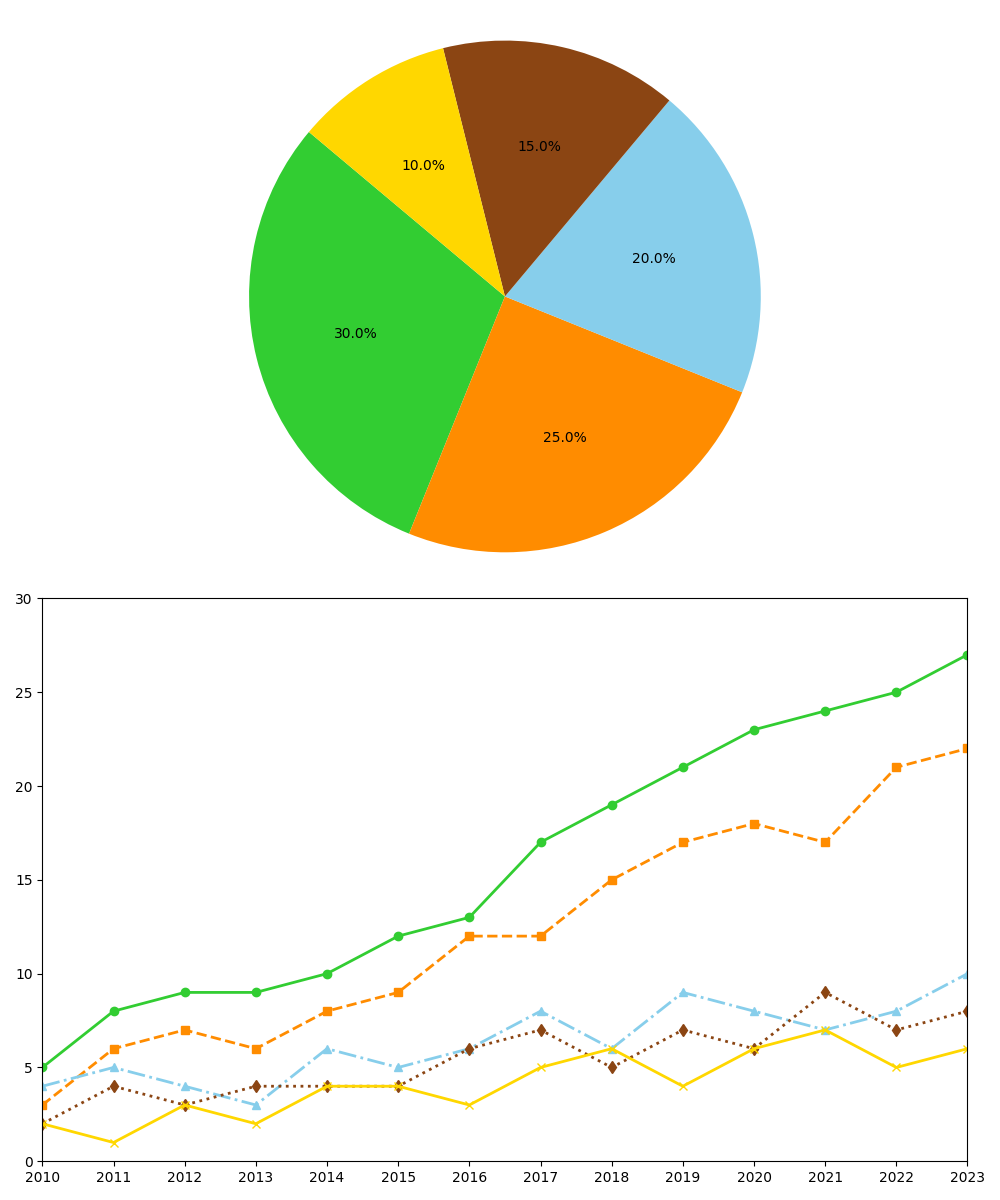

Generate this figure with Python:
import matplotlib.pyplot as plt
import numpy as np

years = np.arange(2010, 2024)
solar_growth = [5, 8, 9, 9, 10, 12, 13, 17, 19, 21, 23, 24, 25, 27]
wind_growth = [3, 6, 7, 6, 8, 9, 12, 12, 15, 17, 18, 17, 21, 22]
hydro_growth = [4, 5, 4, 3, 6, 5, 6, 8, 6, 9, 8, 7, 8, 10]
geo_growth = [2, 4, 3, 4, 4, 4, 6, 7, 5, 7, 6, 9, 7, 8]
bio_growth = [2, 1, 3, 2, 4, 4, 3, 5, 6, 4, 6, 7, 5, 6]

colors = ['#32CD32', '#FF8C00', '#87CEEB', '#8B4513', '#FFD700']

fig, (ax1, ax2) = plt.subplots(2, 1, figsize=(10, 12))

ax1.pie(
    [30, 25, 20, 15, 10],
    colors=colors,
    autopct='%1.1f%%',
    startangle=140
)
ax1.axis('equal')

ax2.plot(years, solar_growth, marker='o', linestyle='-', linewidth=2, color='#32CD32')
ax2.plot(years, wind_growth, marker='s', linestyle='--', linewidth=2, color='#FF8C00')
ax2.plot(years, hydro_growth, marker='^', linestyle='-.', linewidth=2, color='#87CEEB')
ax2.plot(years, geo_growth, marker='d', linestyle=':', linewidth=2, color='#8B4513')
ax2.plot(years, bio_growth, marker='x', linestyle='-', linewidth=2, color='#FFD700')
ax2.set_xticks(years)
ax2.set_xlim(2010, 2023)
ax2.set_ylim(0, 30)

plt.tight_layout()
plt.show()
